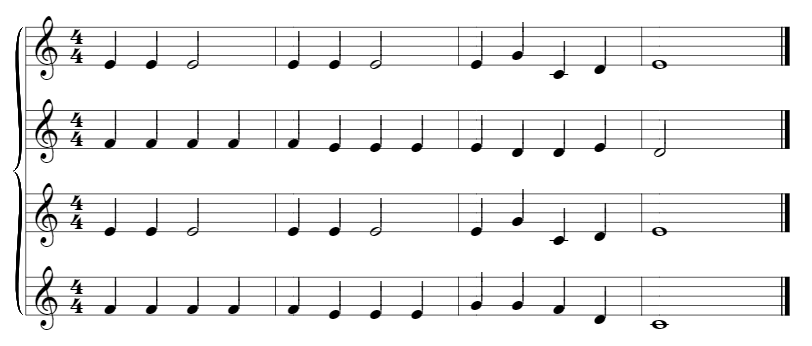
#> input picture test.jpg, 812 x 346 px
$ jupyter execute project-Copy1.ipynb
#> lines starting #> are read from the running program, lines starting #| are printed output that depends on the picture; after the words box and inside, x2 and y2 are one past the last pixel; in counts of white or black regions, pixels touching at a corner belong together
[cell 1]
from skimage.filters import sobel_h
from skimage.io import imshow, imread
from skimage.filters import threshold_otsu
from skimage.feature import canny

image = imread('test.jpg', as_gray=True)
#> image is the input picture: shape (346, 812) float64; min 0, max 1, mean 0.933
used_image = image
imshow(image)

[cell 2]
thresh = threshold_otsu(used_image)
#> thresh = 0.666
used_image = used_image < thresh
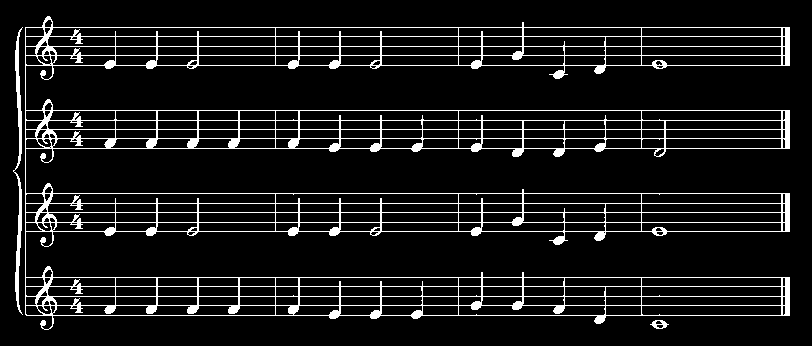
#> used_image: shape (346, 812) bool; 9.1% white in thin lines or dots, all inside (x1, y1, x2, y2) = (13, 16, 790, 330)
imshow(used_image)

[cell 3]
# used_image = canny(used_image, sigma=1)
# imshow(used_image)

[cell 4]
import numpy as np
from skimage.io import imread

from skimage.transform import hough_line, hough_line_peaks
from skimage.feature import canny
from skimage import data, transform

import matplotlib.pyplot as plt
from matplotlib import cm


# Constructing test image
# image = sobel_image
# image = sobel_image
# used_image = image > 0.9


# Classic straight-line Hough transform
# Set a precision of 0.5 degree.
tested_angles = np.linspace(-np.pi / 2, np.pi / 2, 360)
h, theta, d = hough_line(used_image, theta=tested_angles)
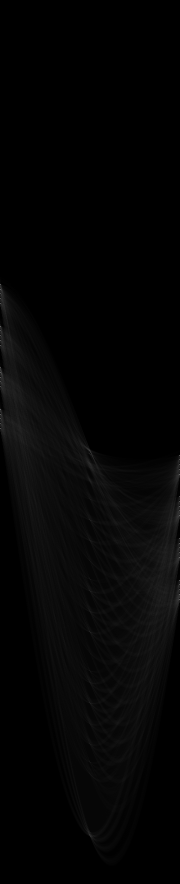
#> h: shape (1767, 360) uint64 (shown at 1/2 size); min 0, max 769, mean 14.4; drawn with min black and max white
#> theta = 360 values from -1.57 to 1.57; d = 1767 values from -883 to 883

# Generating figure 1
fig, axes = plt.subplots(1, 3, figsize=(15, 6))
ax = axes.ravel()

ax[0].imshow(used_image, cmap=cm.gray)
ax[0].set_title('Input image')
ax[0].set_axis_off()

ax[1].imshow(np.log(1 + h),
             extent=[np.rad2deg(theta[-1]), np.rad2deg(theta[0]), d[-1], d[0]],
             cmap=cm.gray, aspect=1/1.5)
ax[1].set_title('Hough transform')
ax[1].set_xlabel('Angles (degrees)')
ax[1].set_ylabel('Distance (pixels)')
ax[1].axis('image')

ax[2].imshow(used_image, cmap=cm.gray)
origin = np.array((0, used_image.shape[1]))
#> origin = [0, 812]
angles = []

for _, angle, dist in zip(*hough_line_peaks(h, theta, d)):
    y0, y1 = (dist - origin * np.cos(angle)) / np.sin(angle)
    angles.append(angle)
    ax[2].plot(origin, (y0, y1), '-r')
#> this loop made 13 passes
#> (dist, y0, y1) on passes 1 to 12: (286, 286, 286), (222, 222, 222), (120, 120, 120), (65, 65, 65), (55, 55, 55), (305, 305, 305), (212, 212, 212), (193, 193, 193), (148, 148, 148), (138, 138, 138), (110, 110, 110), (36, 36, 36)
#> after the loop, angles = [1.57, 1.57, 1.57, 1.57, 1.57, 1.57, 1.57, 1.57, 1.57, 1.57, 1.57, 1.57, 1.57]

ax[2].set_xlim(origin)
ax[2].set_ylim((used_image.shape[0], 0))
ax[2].set_axis_off()
ax[2].set_title('Detected lines')

plt.tight_layout()
plt.show()

[cell 5]
import math
values, counts = np.unique(angles, return_counts=True)
#> values = [1.57]; counts = [13]

max_angle = values[np.argmax(counts)]
#> max_angle = 1.57

max_angle = 270 - (max_angle * 180 / math.pi)
#> max_angle = 180
print(max_angle)
#| 180.0

[cell 6]
rotated_image = used_image
print(max_angle)
#| 180.0
if abs(180 - abs(max_angle)) > 20:
    rotated_image = transform.rotate(used_image, -max_angle, False, cval=0)
imshow(rotated_image)

[cell 7]
import numpy as np
from skimage.io import imread

from skimage.transform import hough_line, hough_line_peaks
from skimage.feature import canny
from skimage import data, transform

import matplotlib.pyplot as plt
from matplotlib import cm


# Constructing test image
# image = sobel_image
# image = sobel_image
# used_image = image > 0.9
used_image = rotated_image


# Classic straight-line Hough transform
# Set a precision of 0.5 degree.
tested_angles = np.linspace(-np.pi / 2, np.pi / 2, 360)
h, theta, d = hough_line(used_image, theta=tested_angles)

# Generating figure 1
fig, axes = plt.subplots(1, 3, figsize=(15, 6))
ax = axes.ravel()

ax[0].imshow(used_image, cmap=cm.gray)
ax[0].set_title('Input image')
ax[0].set_axis_off()

ax[1].imshow(np.log(1 + h),
             extent=[np.rad2deg(theta[-1]), np.rad2deg(theta[0]), d[-1], d[0]],
             cmap=cm.gray, aspect=1/1.5)
ax[1].set_title('Hough transform')
ax[1].set_xlabel('Angles (degrees)')
ax[1].set_ylabel('Distance (pixels)')
ax[1].axis('image')

ax[2].imshow(used_image, cmap=cm.gray)
origin = np.array((0, used_image.shape[1]))
y_locs = []

for _, angle, dist in zip(*hough_line_peaks(h, theta, d, min_distance=5)):
    if abs(90 - abs((angle * 180 / math.pi))) > 30:
        continue
    y0, y1 = (dist - origin * np.cos(angle)) / np.sin(angle)
    y_locs.append((y0 + y1) / 2)
    ax[2].plot(origin, (y0, y1), '-r')
#> this loop made 20 passes
#> (dist, y0, y1) on passes 1 to 12: (286, 286, 286), (277, 277, 277), (222, 222, 222), (120, 120, 120), (65, 65, 65), (55, 55, 55), (305, 305, 305), (296, 296, 296), (231, 231, 231), (212, 212, 212), (203, 203, 203), (193, 193, 193)
#> after the loop, y_locs = [286, 277, 222, 120, 65, 55, 305, 296, 231, 212, 203, 193, 148, 138, 129, 110, 46, 36, 27, 315]

ax[2].set_xlim(origin)
ax[2].set_ylim((used_image.shape[0], 0))
ax[2].set_axis_off()
ax[2].set_title('Detected lines')


# sub_img = used_image[]

plt.tight_layout()
plt.show()
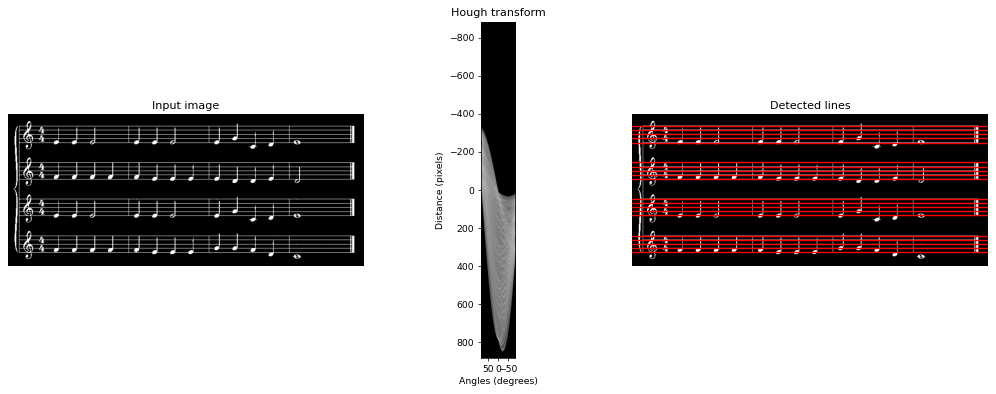
#> figure drawn by matplotlib, 3 panels

[cell 8]
fig, axes = plt.subplots(1, 1, figsize=(15, 6))

for y in y_locs:
    axes.plot(origin, (y, y), '-r')
#> this loop made 20 passes
#> y on passes 1 to 12: 286, 277, 222, 120, 65, 55, 305, 296, 231, 212, 203, 193

[cell 9]
from skimage.morphology import binary_opening, binary_closing, binary_erosion, binary_dilation
x,y = used_image.shape
#> x = 346; y = 812
new_img = binary_erosion(used_image, selem = np.ones(shape=(x//10,1)).T)
#> new_img: shape (346, 812) bool; 5.2% white in thin lines or dots, all inside (x1, y1, x2, y2) = (42, 27, 774, 316)
gg = used_image ^ new_img
#> gg: shape (346, 812) bool; 3.9% white; 311 white regions (207 under 20 px), largest, box (x1, y1, x2, y2) and area: (25, 16, 58, 316) 1684, (13, 27, 23, 315) 939, (774, 110, 790, 149) 320
new_img = binary_closing(gg, selem = np.ones(shape=(3,1)))
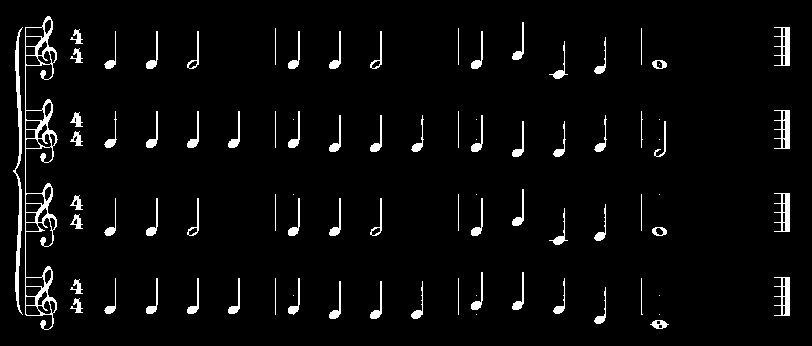
#> new_img: shape (346, 812) bool; 4.1% white; 88 white regions (14 under 20 px), largest, box (x1, y1, x2, y2) and area: (25, 16, 58, 330) 2233, (13, 27, 23, 315) 942, (774, 110, 790, 149) 320

fig, axes = plt.subplots(1, 1, figsize=(15, 6))
axes.imshow(new_img, cmap=cm.gray)
used_image = new_img

[cell 10]
sorting = sorted(y_locs)
#> sorting = [27, 36, 46, 55, 65, 110, 120, 129, 138, 148, 193, 203, 212, 222, 231, 277, 286, 296, 305, 315]
diffs = []

for i in range(len(sorting) - 1):
    diffs.append(sorting[i + 1] - sorting[i])
#> this loop made 19 passes
#> after the loop, diffs = [9, 10, 9, 10, 45, 10, 9, 9, 10, 45, 10, 9, 10, 9, 46, 9, 10, 9, 10]

temp = sorted(diffs, reverse=True)
#> temp = [46, 45, 45, 10, 10, 10, 10, 10, 10, 10, 10, 9, 9, 9, 9, 9, 9, 9, 9]
thres_o = 0

for i in range(1,len(temp)):
    if(temp[i] > temp [i + 1] * 2):
        thres_o = temp[i]
        break
#> this loop made 2 passes
#> thres_o on pass 2: 45

# [6 lines of commented-out code are left out]

[cell 11]
seg_locs = []

for i in range(1, len(sorting) - 1):
    prev_diff = sorting[i] - sorting[i - 1]
    next_diff = sorting[i + 1] - sorting[i]

    if next_diff >= (thres_o):
        seg_locs.append((sorting[i + 1] + sorting[i]) / 2)
#> this loop made 18 passes
#> (prev_diff, next_diff) on passes 1 to 12: (9, 10), (10, 9), (9, 10), (10, 45), (45, 10), (10, 9), (9, 9), (9, 10), (10, 45), (45, 10), (10, 9), (9, 10)
#> after the loop, seg_locs = [87.5, 170.5, 254]

[cell 12]
# imshow(used_image)
# used_image[:][np.uint16(y_locs)] = 0
# imshow(used_image)

[cell 13]
fig, axes = plt.subplots(1, 1, figsize=(15, 6))

axes.imshow(used_image, cmap=cm.gray)

for loc in seg_locs:
    y0, y1 = loc, loc
    axes.plot(origin, (y0, y1), '-r')
#> this loop made 3 passes
#> (loc, y0, y1) on passes 1 to 3: (87.5, 87.5, 87.5), (170.5, 170.5, 170.5), (254, 254, 254)

[cell 14]
max_diff = float('-inf')
for i in range(len(seg_locs) - 1):
    diff = seg_locs[i + 1] - seg_locs[i]
    max_diff = diff if diff > max_diff else max_diff
#> this loop made 2 passes
#> (diff, max_diff) on passes 1 to 2: (83, 83), (83.5, 83.5)

[cell 15]
seg_locs.append(seg_locs[-1] + max_diff)
seg_locs.insert(0, seg_locs[0] - max_diff)
seg_locs = list(filter(lambda x: 0 < x < used_image.shape[1], seg_locs))
#> seg_locs = [4, 87.5, 170.5, 254, 337.5]

[cell 16]
#row_images= np.zeros(shape= (seg_locs.shape-2, ))
row_images = []

for i in range(len(seg_locs) - 1):
    start_loc, end_loc = (int(round(seg_locs[i])), int(round(seg_locs[i + 1])))

    row = used_image[start_loc:end_loc][:]

    row_images.append(row)
#> this loop made 4 passes
#> (start_loc, end_loc) on passes 1 to 4: (4, 87), (87, 170), (170, 254), (254, 338)
#> pass 1, `row = used_image[start_loc:end_loc][:]`:
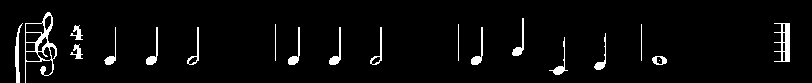
#> row: shape (83, 812) bool; 4% white; 20 white regions (1 under 20 px), largest, box (x1, y1, x2, y2) and area: (25, 12, 57, 83) 545, (774, 23, 790, 62) 318, (15, 23, 23, 83) 197
#> after the loop, row_images = 4 items

[cell 17]
fig, axes = plt.subplots(len(row_images), 1, figsize=(15, 6))

for i in range(len(row_images)):
    axes[i].imshow(row_images[i])
#> this loop made 4 passes
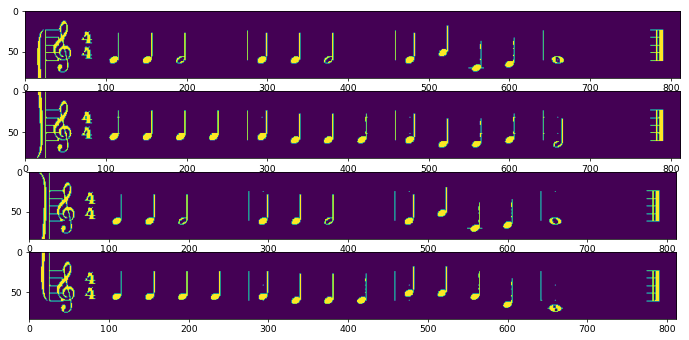
#> figure drawn by matplotlib, 4 panels

[cell 18]
bin_imgs = []
for img in row_images:
    thresh = threshold_otsu(img)
    img = img < thresh
    bin_imgs.append(img)
#> after the loop, bin_imgs = 4 items

[cell 19]
fig, axes = plt.subplots(len(bin_imgs), 1, figsize=(15, 6))

for i in range(len(bin_imgs)):
    axes[i].imshow(bin_imgs[i], cmap=cm.gray)
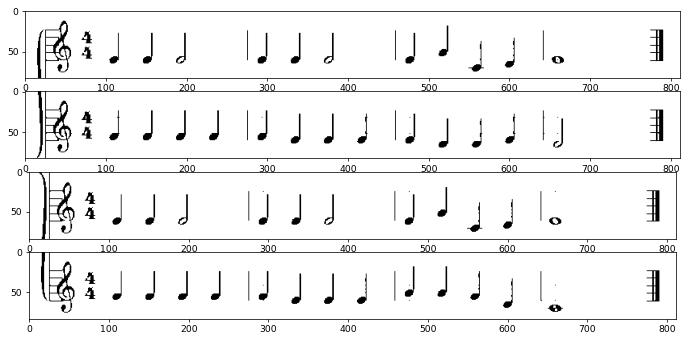
#> figure drawn by matplotlib, 4 panels

[cell 20]
import numpy as np
import matplotlib.pyplot as plt

from skimage import measure


def detect(img):
    contours = measure.find_contours(img, 0.8)
    # Display the image and plot all contours found

    import numpy as np
    from skimage.draw import polygon_perimeter

    bounding_boxes = []

    for contour in contours:
        Xmin = np.min(contour[:,0])
        Xmax = np.max(contour[:,0])
        Ymin = np.min(contour[:,1])
        Ymax = np.max(contour[:,1])

        bounding_boxes.append([Xmin, Xmax, Ymin, Ymax])


    with_boxes  = np.copy(img)

    for box in bounding_boxes:
        r = [box[0],box[1],box[1],box[0], box[0]]
        c = [box[3],box[3],box[2],box[2], box[3]]
        rr, cc = polygon_perimeter(r, c, with_boxes.shape)
        with_boxes[rr, cc] = 1 #set color white


    return with_boxes;

fig, axes = plt.subplots(len(row_images), 1, figsize=(15, 6))
for i in range(len(row_images)):
    img = detect(row_images[i])
    axes[i].imshow(img, cmap=cm.gray)
#> this loop made 4 passes
#> contours in detect on passes 1 to 4: 34 point arrays, longest 463 points, 43 point arrays, longest 425 points, 40 point arrays, longest 350 points, 42 point arrays, longest 347 points
#> pass 1, `img = detect(row_images[i])`:
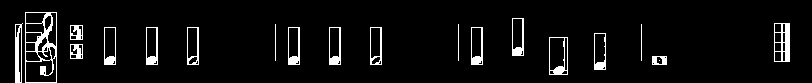
#> img: shape (83, 812) bool; 5.5% white; 20 white regions (1 under 20 px), largest, box (x1, y1, x2, y2) and area: (25, 12, 57, 83) 708, (774, 23, 790, 62) 352, (15, 23, 23, 83) 298
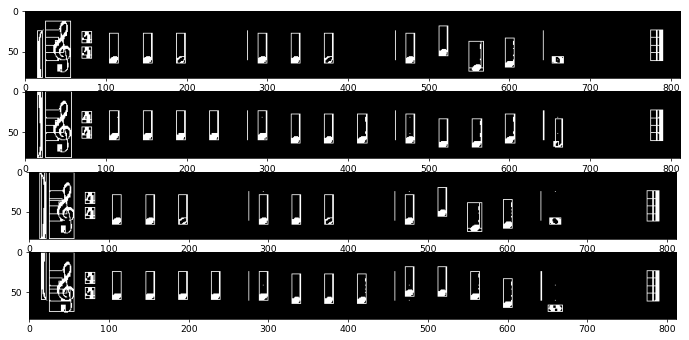
#> figure drawn by matplotlib, 4 panels

[cell 21]
my_img = bin_imgs[0]
freq = np.sum(my_img,0)
#> freq = 812 values, max 83 at index 0, min 23 at index 25, mean 79.68
max = np.max(freq)
#> max = 83
y,x = my_img.shape
#> y = 83; x = 812
last_false = True;
bounds = []
for i in range(x):
    if freq[i] > max - 3 and last_false:
        last_false = False
        bounds.append(i)
    elif freq[i] < max - 3:
        last_false = True
#> after the loop, bounds = [0, 21, 57, 83, 116, 158, 199, 276, 300, 341, 382, 459, 483, 524, 565, 606, 642, 667, 790]

print(bounds)
#| [0, 21, 57, 83, 116, 158, 199, 276, 300, 341, 382, 459, 483, 524, 565, 606, 642, 667, 790]

[cell 22]
ax = plt.axes()
ax.imshow(my_img, cmap=cm.gray)
for x in bounds:
    ax.vlines(x, 0, my_img.shape[0], colors='r')
#> this loop made 19 passes
#> x on passes 2 to 13: 21, 57, 83, 116, 158, 199, 276, 300, 341, 382, 459, 483
plt.show()
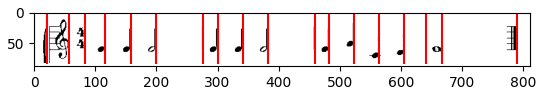
#> figure drawn by matplotlib, 1 panel
